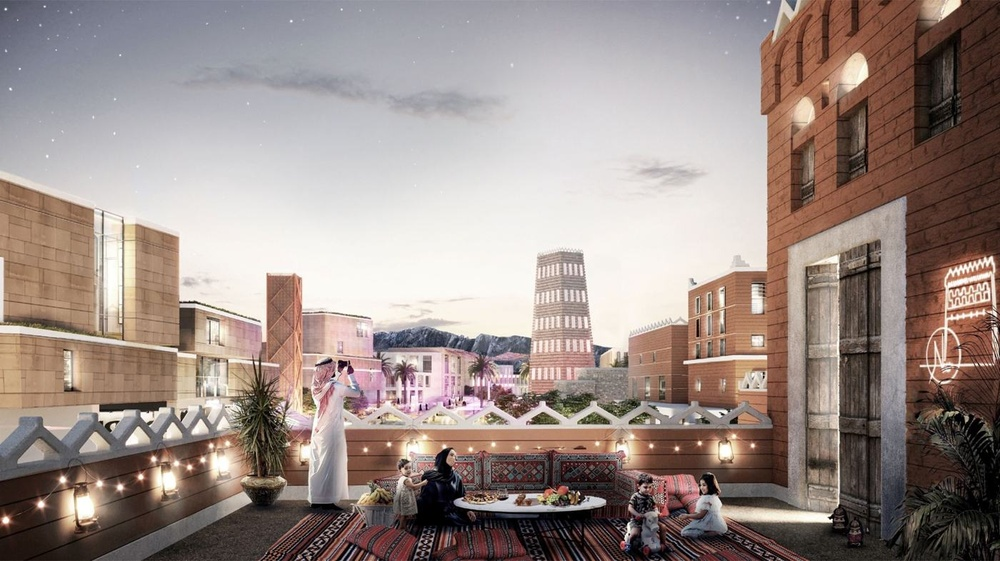
#> input picture refs/khobar1.jpg, 1000 x 561 px, shrunk from 1400 x 786 before the run
$ python shimmer_metric.py ../refs/khobar1.jpg ../refs/khobar2.jpg ../refs/khobar2.jpg ../refs/khobar2.jpg
#> lines starting #> are read from the running program, lines starting #| are printed output that depends on the picture; long printed decimals are rounded
#!/usr/bin/env python3
"""Measure SHIMMER: how much a frame changes for a sub-pixel camera move.

    python3 tests/shimmer_metric.py on_a.png on_b.png off_a.png off_b.png

Aliasing is not "high-frequency energy" — real detail has that too, and a
measure that cannot tell them apart rewards blurring. Aliasing is the image
CHANGING when it should not: move the camera by half a pixel and a properly
filtered surface changes by half a pixel's worth, while a point-sampled one
redraws its whole pattern from a new set of random samples. That difference is
the shimmer you see when you walk, and it is directly measurable from two
stills.

So: render each build twice, 26 mm apart along the camera's right — half a
pixel at sixty metres for this frame — and compare |a - b|.

Reported per horizontal band, because the effect is distance-dependent and that
is the check on the fix: the far band must fall a lot and the near band must
hold. A filter that flattens both is blurring, and blurring the near field is a
worse fault than the shimmer it removes.
"""
import sys
import numpy as np
from PIL import Image

LUM = np.array([0.2126, 0.7152, 0.0722])
BANDS = {'near': (0.80, 0.94), 'mid': (0.66, 0.79), 'far': (0.52, 0.65)}


def lum(path):
#> called with path = '../refs/khobar1.jpg'
    return (np.asarray(Image.open(path).convert('RGB'), dtype=np.float64) / 255.0) @ LUM
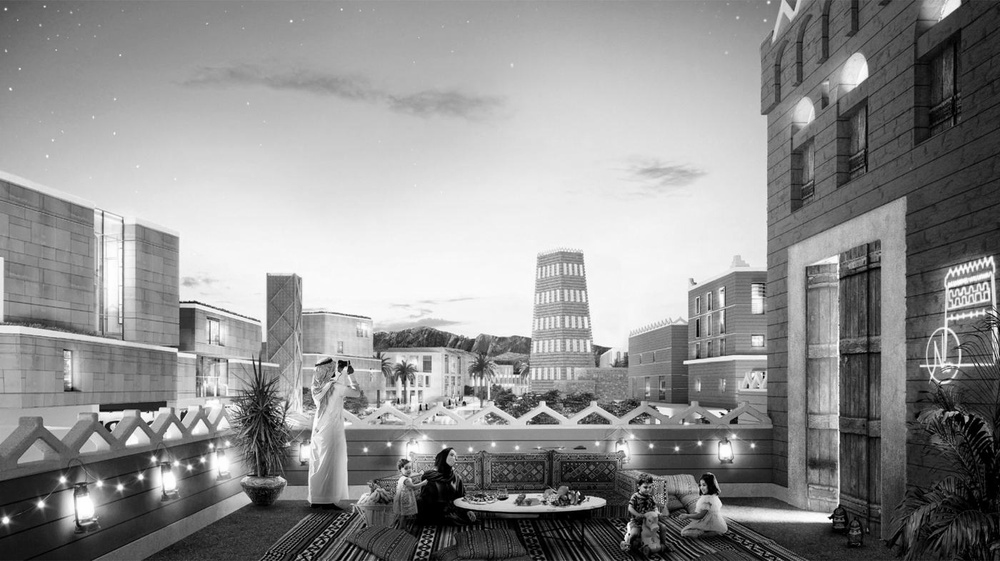
#> returned value: shape (561, 1000) float64; min 0, max 1, mean 0.566


def delta(pa, pb):
    a, b = lum(pa), lum(pb)
#> call 2 of lum, with path = '../refs/khobar2.jpg'
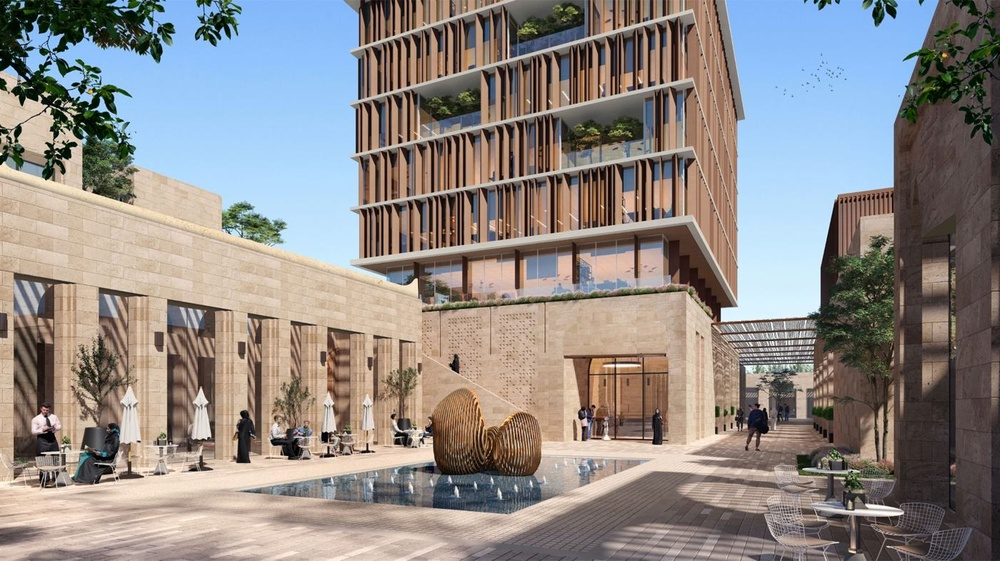
#> input picture refs/khobar2.jpg, 1000 x 561 px, shrunk from 1400 x 786 before the run
#> in lum (call 2), `return (np.asarray(Image.open(path).convert('RGB'), dtype=np.float64) ..`:
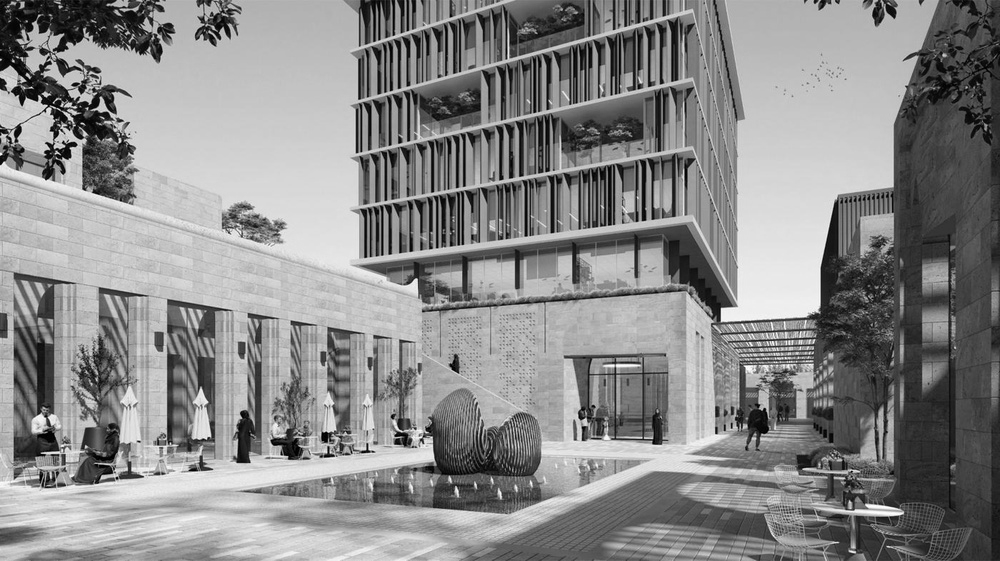
#> returned value: shape (561, 1000) float64; min 0, max 0.999, mean 0.541
    if a.shape != b.shape:
        raise SystemExit('frames differ in size: %s vs %s' % (a.shape, b.shape))
    d = np.abs(a - b)
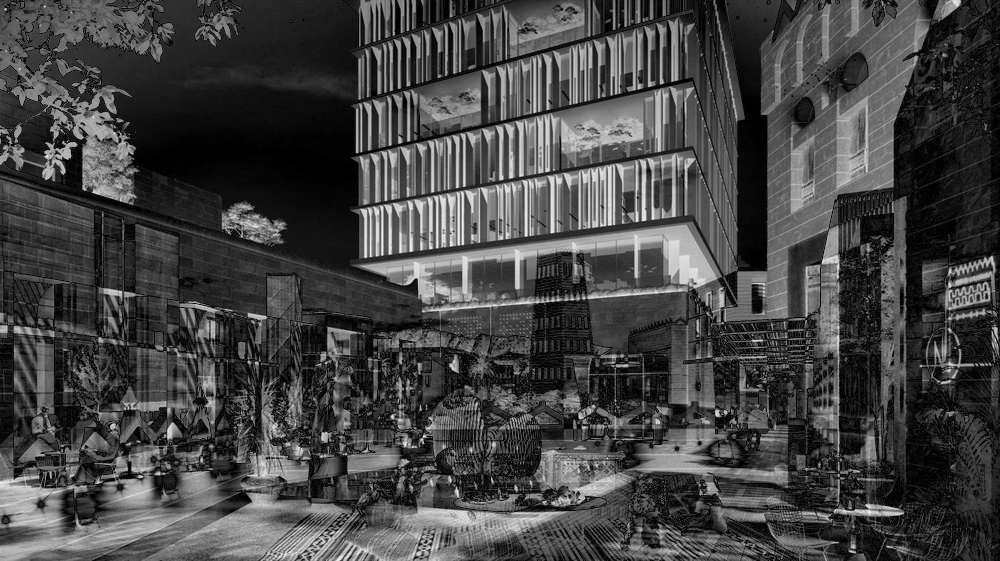
#> d: shape (561, 1000) float64; min 0, max 0.973, mean 0.27
    h, w = d.shape
#> h = 561; w = 1000
    out = {}
    for k, (y0, y1) in BANDS.items():
        out[k] = float(d[int(h * y0):int(h * y1), int(w * 0.06):int(w * 0.94)].mean())
#> after the loop, out = {'near': 0.307, 'mid': 0.228, 'far': 0.235}
    return out


def main():
    if len(sys.argv) < 5:
        print(__doc__)
        return 2
    on = delta(sys.argv[1], sys.argv[2])
#> on = {'near': 0.307, 'mid': 0.228, 'far': 0.235}
    off = delta(sys.argv[3], sys.argv[4])
#> in delta (call 2), `d = np.abs(a - b)`: d: shape (561, 1000) float64; every value is 0
#> off = {'near': 0, 'mid': 0, 'far': 0}
    print('mean |frame(x) - frame(x + 26 mm)| on luminance, 0..1')
    print(f'{"band":6} {"band-limited":>14} {"point-sampled":>15} {"change":>9}')
    for k in ('near', 'mid', 'far'):
        ch = (on[k] - off[k]) / off[k] * 100.0 if off[k] else 0.0
        print(f'{k:6} {on[k]:14.5f} {off[k]:15.5f} {ch:+8.1f}%')
#> this loop made 3 passes
#| near          0.3075         0     +0.0%
#| mid           0.2279         0     +0.0%
#| far           0.2349         0     +0.0%
    print()
    print('Lower is less shimmer. Expect far to fall clearly and near to hold.')
    return 0


if __name__ == '__main__':
    sys.exit(main())
#> (the program exits here)
